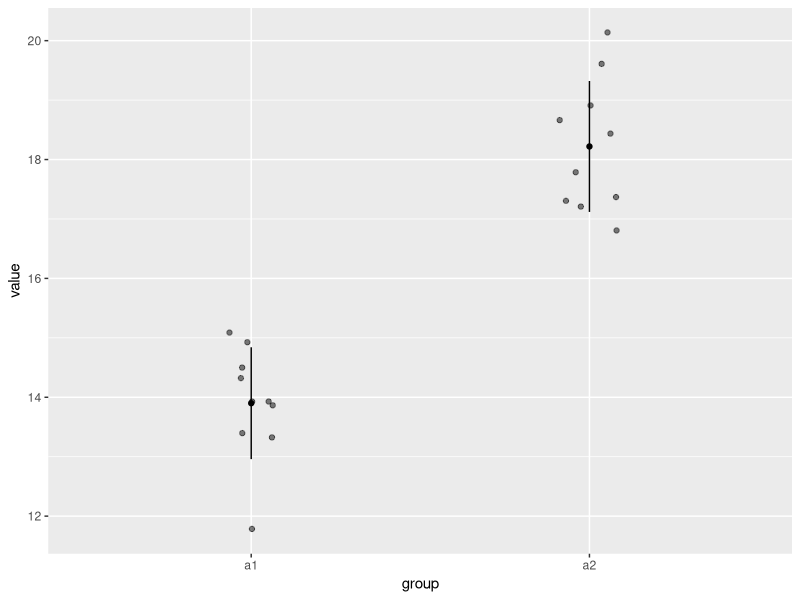

The R script that drew this image:
##Two group test

# 10.5.1 Generate vectors
library(tidyverse)
xs <- rnorm(n = 10, mean = 10, sd = 5)
print(xs)
ys <- rnorm(n = 10, mean = 12, sd = 5)
print(ys)
xl <- rnorm(n = 100, mean = 10, sd = 5)
print(xl)
yl <- rnorm(n = 100, mean = 12, sd = 5)
print(yl)
# Welch's t-test (var.equal = TRUE forces pooled variance t-test)
t_xs_ys <- t.test(xs, ys, var.equal = TRUE)
print(t_xs_ys)
t_xl_yl <- t.test(xl, yl, var.equal = TRUE)
print(t_xl_yl)

#10.5.2 difference and uncertainty 

a1 <- c(13.9, 14.9 ,13.4, 14.3, 11.8, 13.9, 14.5, 15.1, 13.3, 13.9)
a2 <- c(17.4, 17.3, 20.1, 17.2, 18.4, 19.6, 16.8, 18.7, 17.8, 18.9)

b1 <- c(10.9, 20.3, 9.6, 8.3, 14.5, 12.3, 14.5, 16.7, 9.3, 22.0)
b2 <- c(26.9, 12.9, 11.1, 16.7, 20.0, 20.9, 16.6, 15.4, 16.2, 16.2)
##create a tibble (use either rep() or pivot_longer()
df_value <- tibble(value= c(a1, a2, b1, b1),
                   group = c(rep("a1", length(a1)),
                             rep("a2", length(a2)),
                             rep("b1", length(b1)),
                             rep("b2", length(b2))
                   )
)

#create figures
df_mu<- df_value %>% 
  group_by(group) %>% 
  summarize(mu= mean(value),
            sd= sd(value))

df_value %>% 
  filter(group %in% c("a1", "a2")) %>% 
  ggplot(aes(x = group,
             y = value)) +
  geom_jitter(width= 0.1,
              alpha=0.5) +
  geom_segment(data = df_mu %>% 
                 filter(group %in% c("a1", "a2")),
               aes(x = group,
                   xend = group,
                   y = mu - sd,
                   yend = mu + sd)) +
  geom_point(data = df_mu %>% 
               filter(group %in% c("a1", "a2")),
             aes(x= group,
                 y= mu))
t.test(a1, a2)
t.test(b1, b2)